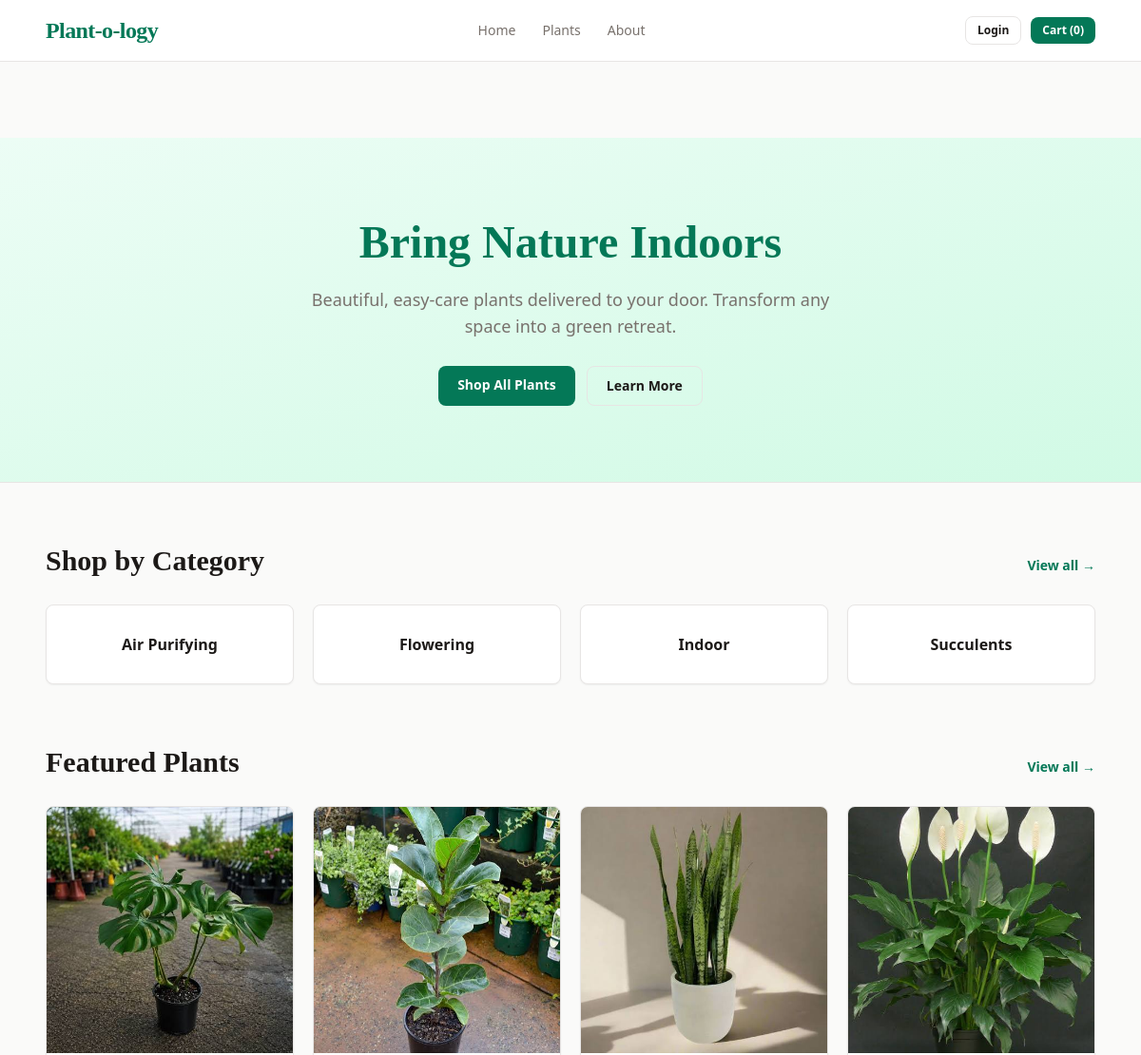
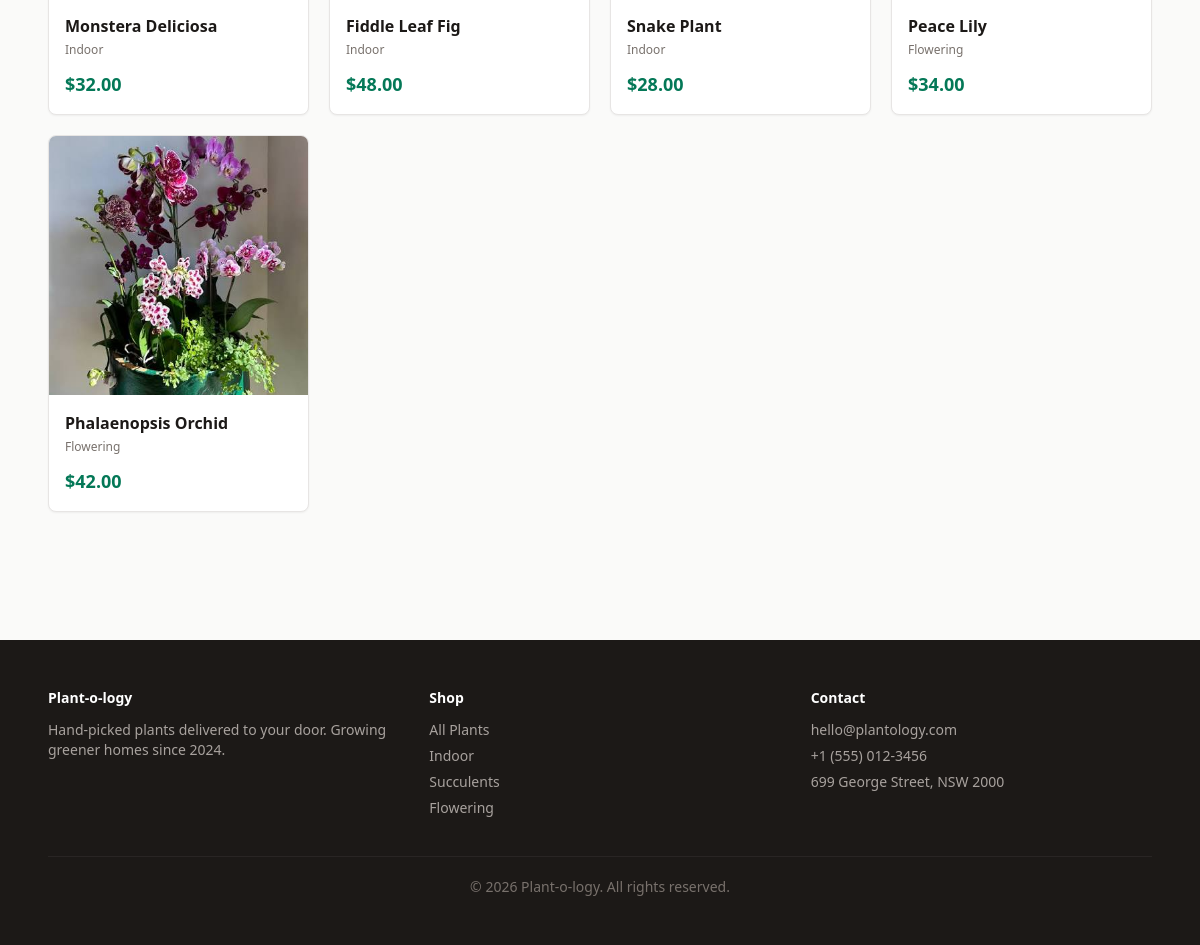
The page / on the database its author committed (2 pictures, top to bottom).
### tables this page shows
CREATE TABLE `categories` (
  `id` int(11) NOT NULL,
  `name` varchar(50) NOT NULL,
  `slug` varchar(50) NOT NULL
);

CREATE TABLE `products` (
  `id` int(11) NOT NULL,
  `category_id` int(11) DEFAULT NULL,
  `name` varchar(100) NOT NULL,
  `slug` varchar(100) NOT NULL,
  `description` text DEFAULT NULL,
  `light` varchar(50) DEFAULT NULL,
  `water` varchar(50) DEFAULT NULL,
  `pot_size` varchar(30) DEFAULT NULL,
  `price` decimal(10,2) NOT NULL,
  `stock` int(11) NOT NULL DEFAULT 0,
  `image` varchar(150) DEFAULT NULL,
  `featured` tinyint(1) NOT NULL DEFAULT 0,
  `created_at` timestamp NOT NULL DEFAULT current_timestamp()
);

### includes/functions.php (called while the page is built, shortened)
<?php
function e($value) {
    return htmlspecialchars($value ?? '', ENT_QUOTES, 'UTF-8');
}
function price($value) {
    return '$' . number_format((float)$value, 2);
}
function is_logged_in() {
    return isset($_SESSION['user_id']);
}
function cart_count() {
    return empty($_SESSION['cart']) ? 0 : array_sum($_SESSION['cart']);
}
function plant_image($filename) {
    $path = 'images/' . $filename;
    return file_exists($path) ? $path : null;
}

### index.php (the view, shortened to what this page needs)
<?php
require_once 'includes/db.php';
$categories = $conn->query("SELECT id, name, slug FROM categories ORDER BY name")->fetchAll();
$featured = $conn->query("
    SELECT p.*, c.name AS category_name
    FROM products p
    LEFT JOIN categories c ON p.category_id = c.id
    WHERE p.featured = 1
    ORDER BY p.created_at DESC
    LIMIT 8
")->fetchAll();
include 'includes/header.php';
?>
<section class="bg-gradient-to-br from-emerald-50 to-emerald-100 border-b border-stone-200 py-20 px-6 text-center">
    <h1 class="font-serif text-5xl font-bold leading-tight text-emerald-700 mb-4">Bring Nature Indoors</h1>
    <p class="text-stone-500 text-lg max-w-xl mx-auto mb-7">Beautiful, easy-care plants delivered to your door. Transform any space into a green retreat.</p>
    <div class="flex justify-center gap-3">
        <a href="products.php" class="inline-block px-5 py-2.5 rounded-lg font-semibold text-sm bg-emerald-700 text-white hover:bg-emerald-800 transition-all">Shop All Plants</a>
        <a href="about.php" class="inline-block px-5 py-2.5 rounded-lg font-semibold text-sm bg-transparent text-stone-900 border border-stone-200 hover:border-emerald-700 hover:text-emerald-700 transition-all">Learn More</a>
    </div>
</section>
<div class="max-w-6xl mx-auto px-6">
    <section class="my-16">
        <div class="flex items-baseline justify-between mb-7">
            <h2 class="font-serif text-3xl font-bold">Shop by Category</h2>
            <a href="products.php" class="text-emerald-700 text-sm font-semibold hover:underline">View all →</a>
        </div>
        <div class="grid grid-cols-4 gap-5">
            <?php foreach ($categories as $c): ?>
                <a href="products.php?category=<?php echo urlencode($c['slug']); ?>"
                class="bg-white border border-stone-200 rounded-lg shadow-sm py-7 px-5 text-center font-semibold transition-all hover:border-emerald-700 hover:-translate-y-0.5 hover:shadow-md">
                    <?php echo e($c['name']); ?>
                </a>
            <?php endforeach; ?>
        </div>
    </section>
    <?php if ($featured): ?>
    <section class="my-16">
        <div class="flex items-baseline justify-between mb-7">
            <h2 class="font-serif text-3xl font-bold">Featured Plants</h2>
            <a href="products.php" class="text-emerald-700 text-sm font-semibold hover:underline">View all →</a>
        </div>
        <div class="grid grid-cols-4 gap-5">
            <?php foreach ($featured as $p): ?>
                <?php $img = plant_image($p['image']); ?>
                <a href="product.php?slug=<?php echo urlencode($p['slug']); ?>"
                class="ProductCard flex flex-col overflow-hidden bg-white border border-stone-200 rounded-lg shadow-sm transition-all hover:border-emerald-700 hover:-translate-y-0.5 hover:shadow-md">
                    <div class="aspect-square bg-stone-100 flex items-center justify-center overflow-hidden">
                        <?php if ($img): ?>
                            <img src="<?php echo e($img); ?>" alt="<?php echo e($p['name']); ?>" class="w-full h-full object-cover">
                        <?php endif; ?>
                    </div>
                    <div class="flex flex-col flex-1 p-4">
                        <div class="text-base font-semibold mb-1 hover:text-emerald-700 transition-colors"><?php echo e($p['name']); ?></div>
                        <div class="text-stone-500 text-xs mb-3"><?php echo e($p['category_name'] ?? 'Plant'); ?></div>
                        <div class="text-emerald-700 text-lg font-bold mt-auto"><?php echo price($p['price']); ?></div>
                    </div>
                </a>
            <?php endforeach; ?>
        </div>
    </section>
    <?php endif; ?>
</div>
<?php include 'includes/footer.php'; ?>

### includes/header.php (shortened to what this page needs)
<?php require_once __DIR__ . '/functions.php'; ?>
<!DOCTYPE html>
<html lang="en">
<head>
    <script src="https://cdn.tailwindcss.com"></script>
    <link rel="stylesheet" href="assets/style.css">
</head>
<body class="font-sans bg-stone-50 text-stone-900 leading-relaxed min-h-screen flex flex-col"
    data-logged-in="<?php echo is_logged_in() ? '1' : '0'; ?>">
<header class="bg-white border-b border-stone-200 sticky top-0 z-50">
    <div class="max-w-6xl mx-auto px-6 flex items-center justify-between gap-8 py-4">
        <a href="index.php" class="font-serif text-2xl font-bold text-emerald-700 tracking-tight">
            Plant-o-logy
        </a>
        <nav class="flex justify-center flex-1 gap-7">
            <a href="index.php" class="text-stone-500 hover:text-emerald-700 text-sm font-medium transition-colors">Home</a>
            <a href="products.php" class="text-stone-500 hover:text-emerald-700 text-sm font-medium transition-colors">Plants</a>
            <a href="about.php" class="text-stone-500 hover:text-emerald-700 text-sm font-medium transition-colors">About</a>
        </nav>
        <div class="flex items-center gap-2.5">
            <?php if (is_logged_in()): ?>
                <span class="text-stone-500 text-sm">Hi, <?php echo e(current_user_name()); ?></span>
                <a href="auth.php?logout=1" class="inline-block px-3 py-1.5 rounded-lg text-xs font-semibold bg-transparent text-stone-900 border border-stone-200 hover:border-emerald-700 hover:text-emerald-700 transition-all">Logout</a>
            <?php else: ?>
                <a href="auth.php" class="inline-block px-3 py-1.5 rounded-lg text-xs font-semibold bg-transparent text-stone-900 border border-stone-200 hover:border-emerald-700 hover:text-emerald-700 transition-all">Login</a>
            <?php endif; ?>
            <a href="cart.php" class="inline-block px-3 py-1.5 rounded-lg text-xs font-semibold bg-emerald-700 text-white hover:bg-emerald-800 transition-all">
                Cart (<span class="CartCount"><?php echo cart_count(); ?></span>)
            </a>
        </div>
    </div>
</header>
<main class="flex-1 py-10"></main>

### includes/footer.php (shortened to what this page needs)
<footer class="bg-stone-900 text-stone-300 py-12 mt-16">
    <div class="max-w-6xl mx-auto px-6">
        <div class="grid grid-cols-3 gap-10 mb-8">
            <div>
                <h4 class="text-white text-sm font-semibold mb-3">Plant-o-logy</h4>
                <p class="text-stone-400 text-sm mb-1.5">Hand-picked plants delivered to your door. Growing greener homes since 2024.</p>
            </div>
            <div>
                <h4 class="text-white text-sm font-semibold mb-3">Shop</h4>
                <a href="products.php" class="block text-stone-400 text-sm mb-1.5 hover:text-white transition-colors">All Plants</a>
                <a href="products.php?category=indoor" class="block text-stone-400 text-sm mb-1.5 hover:text-white transition-colors">Indoor</a>
                <a href="products.php?category=succulents" class="block text-stone-400 text-sm mb-1.5 hover:text-white transition-colors">Succulents</a>
                <a href="products.php?category=flowering" class="block text-stone-400 text-sm mb-1.5 hover:text-white transition-colors">Flowering</a>
            </div>
            <div>
                <h4 class="text-white text-sm font-semibold mb-3">Contact</h4>
                <p class="text-stone-400 text-sm mb-1.5">hello@plantology.com</p>
                <p class="text-stone-400 text-sm mb-1.5">+1 (555) 012-3456</p>
                <p class="text-stone-400 text-sm mb-1.5">699 George Street, NSW 2000</p>
            </div>
        </div>
        <div class="border-t border-stone-800 pt-5 text-center text-stone-500 text-sm">
            &copy; <?php echo date('Y'); ?> Plant-o-logy. All rights reserved.
        </div>
    </div>
</footer>
</body>
</html>

### rows shown on the page
categories: name "Air Purifying"
categories: name "Flowering"
categories: name "Indoor"
categories: name "Succulents"
products: image (picture), name "Monstera Deliciosa", category.name "Indoor", price "$32.00"
products: image (picture), name "Fiddle Leaf Fig", category.name "Indoor", price "$48.00"
products: image (picture), name "Snake Plant", category.name "Indoor", price "$28.00"
products: image (picture), name "Peace Lily", category.name "Flowering", price "$34.00"
products: image (picture), name "Phalaenopsis Orchid", category.name "Flowering", price "$42.00"

### other values the page prints
cart_count() "0"
